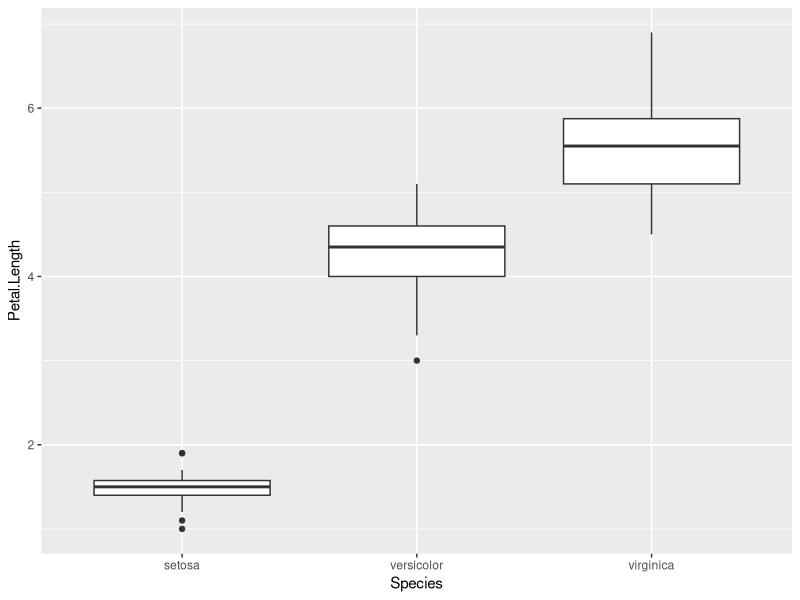
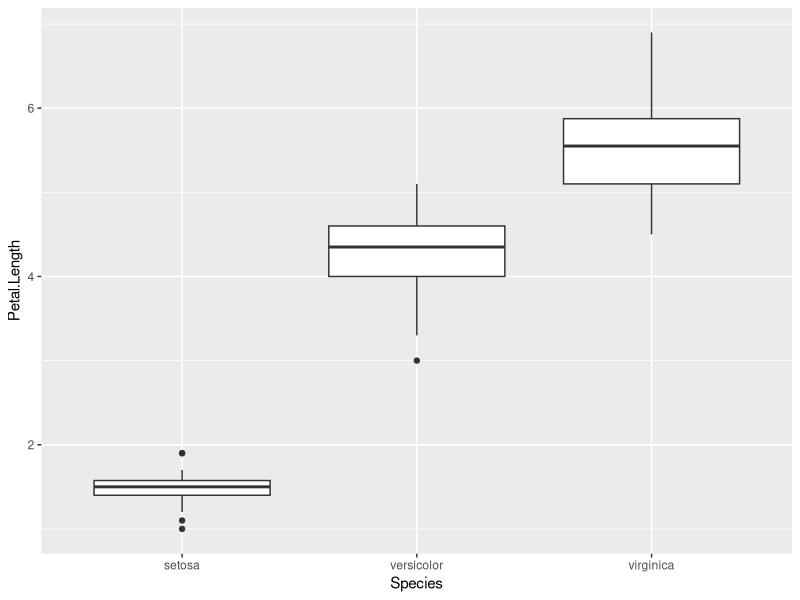

Reproduce these figures in R, in order. (Note: this script raises an error after producing the figures.)
## ---- chunk 1
knitr::opts_chunk$set(echo = FALSE)
## ---- chunk 2
suppressMessages(library(tidyverse))
ggplot(iris, aes(x = Species, y = Petal.Length)) + geom_boxplot()
## ---- chunk 3
suppressMessages(library(tidyverse))
ggplot(iris, aes(x = Species, y = Petal.Length)) + geom_boxplot()
## ---- chunk 4
knitr::include_graphics("/home/derek/derek-corcoran-barrios.github.io/Clase6/Citation1.png")
